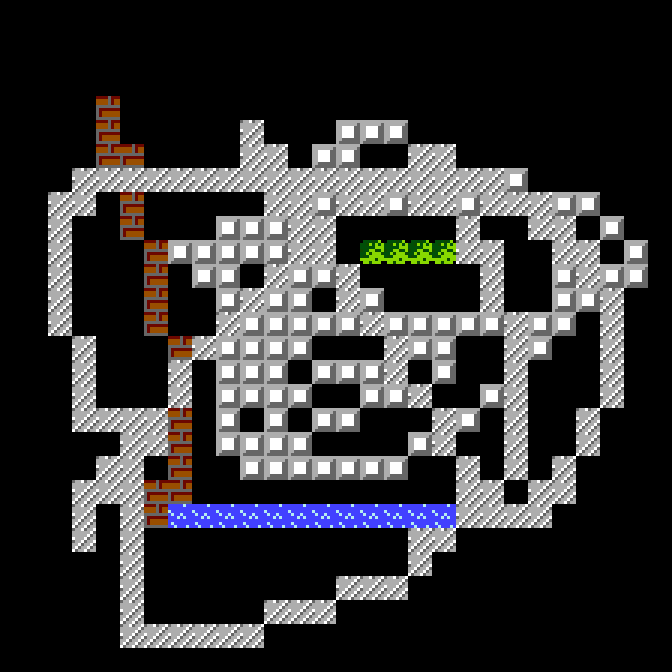

Rendered tile map (Tiled .tmx) drawn with the repository's tilesets; below, a short description and the full map source, tile grids included:
An orthogonal 28x28 tile map with 24x24 px tiles, 1 tile layer (图块层 1).

<map version="1.10" tiledversion="1.10.1" orientation="orthogonal" renderorder="right-down" width="28" height="28" tilewidth="24" tileheight="24" infinite="0" nextlayerid="2" nextobjectid="1">
 <tileset firstgid="1" name="maptitles" tilewidth="24" tileheight="24" tilecount="5" columns="5">
  <image source="maptitles.png" width="120" height="24" />
 </tileset>
 <layer id="1" name="图块层 1" width="28" height="28">
  <data encoding="csv">
0,0,0,0,0,0,0,0,0,0,0,0,0,0,0,0,0,0,0,0,0,0,0,0,0,0,0,0,
0,0,0,0,0,0,0,0,0,0,0,0,0,0,0,0,0,0,0,0,0,0,0,0,0,0,0,0,
0,0,0,0,0,0,0,0,0,0,0,0,0,0,0,0,0,0,0,0,0,0,0,0,0,0,0,0,
0,0,0,0,0,0,0,0,0,0,0,0,0,0,0,0,0,0,0,0,0,0,0,0,0,0,0,0,
0,0,0,0,1,0,0,0,0,0,0,0,0,0,0,0,0,0,0,0,0,0,0,0,0,0,0,0,
0,0,0,0,1,0,0,0,0,0,3,0,0,0,4,4,4,0,0,0,0,0,0,0,0,0,0,0,
0,0,0,0,1,1,0,0,0,0,3,3,0,4,4,0,0,3,3,0,0,0,0,0,0,0,0,0,
0,0,0,3,3,3,3,3,3,3,3,3,3,3,3,3,3,3,3,3,3,4,0,0,0,0,0,0,
0,0,3,3,0,1,0,0,0,0,0,3,3,4,3,3,4,3,3,4,3,3,3,4,4,0,0,0,
0,0,3,0,0,1,0,0,0,4,4,4,3,3,0,0,0,0,0,3,0,0,3,3,0,4,0,0,
0,0,3,0,0,0,1,4,4,4,4,4,3,3,0,5,5,5,5,3,3,0,0,3,3,0,4,0,
0,0,3,0,0,0,1,0,4,4,0,3,4,4,3,0,0,0,0,0,3,0,0,4,3,4,4,0,
0,0,3,0,0,0,1,0,0,4,3,4,4,0,3,4,0,0,0,0,3,0,0,4,4,3,0,0,
0,0,3,0,0,0,1,0,0,3,4,4,4,4,4,3,4,4,4,4,4,3,4,4,0,3,0,0,
0,0,0,3,0,0,0,1,3,4,4,4,4,0,0,0,3,4,4,0,0,3,4,0,0,3,0,0,
0,0,0,3,0,0,0,3,0,4,4,4,0,4,4,4,3,0,4,0,0,3,0,0,0,3,0,0,
0,0,0,3,0,0,0,3,0,4,4,4,4,0,0,4,4,3,0,0,4,3,0,0,0,3,0,0,
0,0,0,3,3,3,3,1,0,4,0,4,0,4,4,0,0,0,3,4,0,3,0,0,3,0,0,0,
0,0,0,0,0,3,3,1,0,4,4,4,4,0,0,0,0,4,3,0,0,3,0,0,3,0,0,0,
0,0,0,0,3,3,0,1,0,0,4,4,4,4,4,4,4,0,0,3,0,3,0,3,0,0,0,0,
0,0,0,3,3,3,1,1,0,0,0,0,0,0,0,0,0,0,0,3,3,0,3,3,0,0,0,0,
0,0,0,3,0,3,1,2,2,2,2,2,2,2,2,2,2,2,2,3,3,3,3,0,0,0,0,0,
0,0,0,3,0,3,0,0,0,0,0,0,0,0,0,0,0,3,3,0,0,0,0,0,0,0,0,0,
0,0,0,0,0,3,0,0,0,0,0,0,0,0,0,0,0,3,0,0,0,0,0,0,0,0,0,0,
0,0,0,0,0,3,0,0,0,0,0,0,0,0,3,3,3,0,0,0,0,0,0,0,0,0,0,0,
0,0,0,0,0,3,0,0,0,0,0,3,3,3,0,0,0,0,0,0,0,0,0,0,0,0,0,0,
0,0,0,0,0,3,3,3,3,3,3,0,0,0,0,0,0,0,0,0,0,0,0,0,0,0,0,0,
0,0,0,0,0,0,0,0,0,0,0,0,0,0,0,0,0,0,0,0,0,0,0,0,0,0,0,0
</data>
 </layer>
</map>
